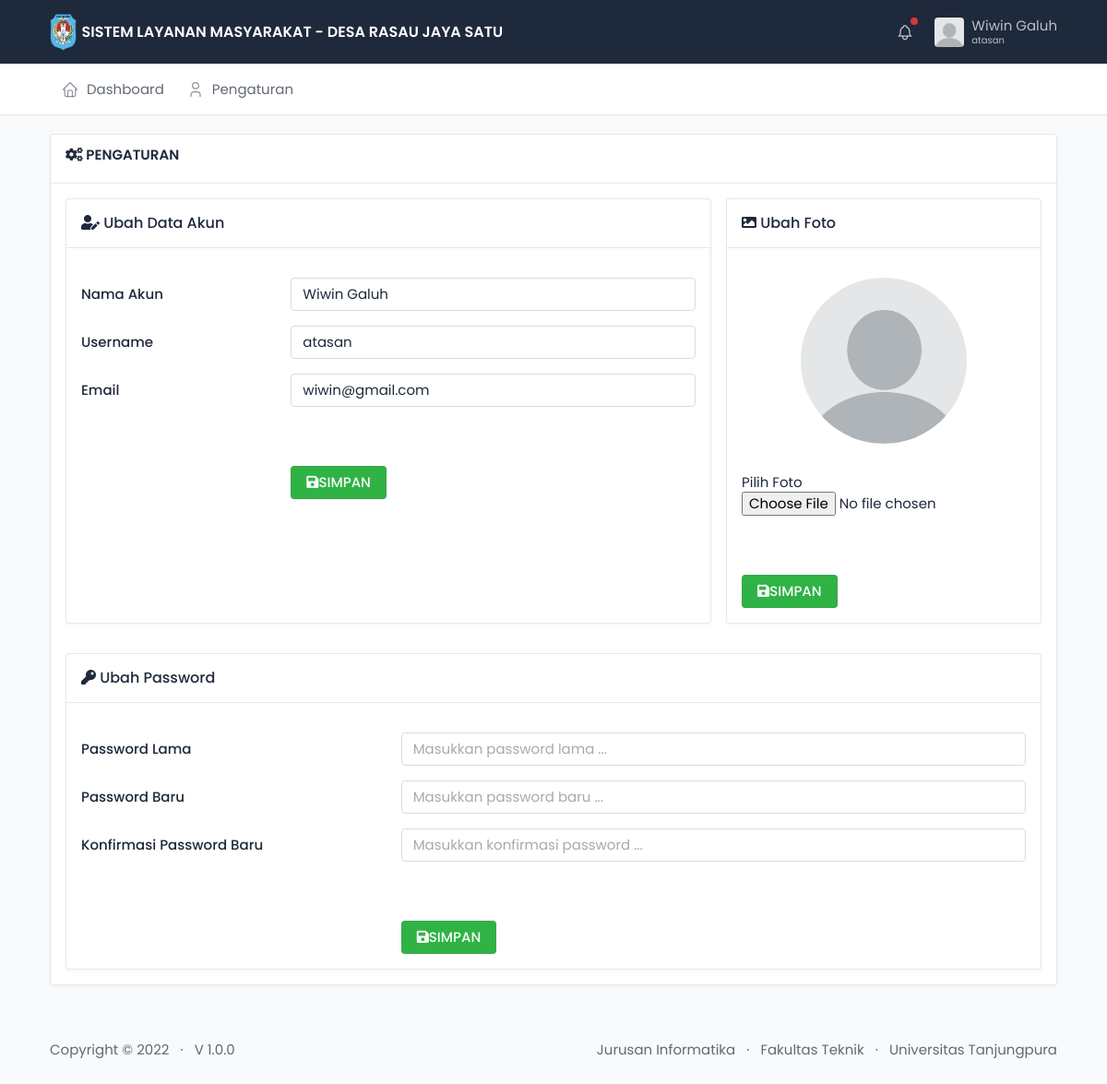
/index.php?p=pengaturan (signed in), run on the app's committed database.
### tables this page shows
CREATE TABLE `tb_user` (
  `id_user` int(11) NOT NULL,
  `username` text NOT NULL,
  `password` text NOT NULL,
  `level` enum('operator','atasan') NOT NULL,
  `nama_lengkap` text NOT NULL,
  `email` text,
  `no_hp` varchar(20) DEFAULT NULL,
  `foto` text,
  `last_login` datetime DEFAULT NULL,
  `create_datetime` datetime NOT NULL DEFAULT CURRENT_TIMESTAMP,
  `status` enum('0','1') NOT NULL DEFAULT '1'
);

### index.php (the view, shortened to what this page needs)
<?php
require "./config/function.php";
if (empty($_SESSION["logged_in"])) {
	header("Location: login.php");
	exit;
} else {
	$id_user = $_SESSION['id_user'];
	$query_data_user_login = "SELECT * FROM tb_user WHERE id_user='$id_user'";
	$data_data_user_login = $db_connect->prepare($query_data_user_login);
	$data_data_user_login->execute();
	if ($row = $data_data_user_login->fetch(PDO::FETCH_ASSOC)) {
		$username = $row['username'];
		$user_nama = $row['nama_lengkap'];
		$user_email = $row['email'];
		$user_foto = $row['foto'];
	}
}
?>
<!doctype html>
<html lang="en">
<head>
	<link href="dist/css/tabler.min.css" rel="stylesheet" />
	<link href="dist/css/tabler-flags.min.css" rel="stylesheet" />
	<link href="dist/css/tabler-payments.min.css" rel="stylesheet" />
	<link href="dist/css/tabler-vendors.min.css" rel="stylesheet" />
	<link rel="stylesheet" href="dist/libs/select2/css/select2.min.css">
	<link rel="stylesheet" href="dist/libs/select2-bootstrap4-theme/select2-bootstrap4.min.css">
	<link rel="stylesheet" href="dist/libs/datatables-bs4/css/dataTables.bootstrap4.min.css">
	<link rel="stylesheet" href="dist/libs/datatables-responsive/css/responsive.bootstrap4.min.css">
	<link rel="stylesheet" href="https://cdnjs.cloudflare.com/ajax/libs/font-awesome/5.15.4/css/all.min.css" />
	<link rel="stylesheet" href="https://cdnjs.cloudflare.com/ajax/libs/limonte-sweetalert2/7.33.1/sweetalert2.min.css">
	<link rel="stylesheet" href="https://cdnjs.cloudflare.com/ajax/libs/toastr.js/latest/toastr.min.css" />
	<link href="dist/css/demo.min.css" rel="stylesheet" />
</head>
<body class="antialiased">
	<div class="wrapper">
		<div class="sticky-top">
			<header class="navbar navbar-expand-md navbar-dark sticky-top d-print-none">
				<div class="container-xl">
					<h1 class="navbar-brand navbar-brand-autodark d-none-navbar-horizontal pe-0 pe-md-3">
						<a href="./" style="text-decoration: none;">
							<div class="d-flex align-items-center">
								<img src="assets/images/logo-kuburaya.png" style="height: 40px; margin-right: 5px;">
								<div class="d-none d-lg-block">
									SISTEM LAYANAN MASYARAKAT - DESA RASAU JAYA SATU
								</div>
							</div>
						</a>
					</h1>
					<div class="navbar-nav flex-row order-md-last">
						<div class="nav-item dropdown me-3">
							<a href="#" class="nav-link px-0" data-bs-toggle="dropdown" tabindex="-1" aria-label="Show notifications">
								<span class="badge bg-red"></span>
							</a>
						</div>
						<div class="nav-item dropdown">
							<a href="#" class="nav-link d-flex lh-1 text-reset p-0" data-bs-toggle="dropdown" aria-label="Open user menu">
								<span class="avatar avatar-sm" style="background-image: url('<?= (empty($user_foto)) ? 'assets/images/noimg.png' : 'assets/images/profil/' . $user_foto; ?>')"></span>
								<div class="d-none d-xl-block ps-2 pt-3">
									<div>
										<?= $user_nama; ?>
									</div>
									<p class="mt-1 text-muted" style="font-size: 10px;">
										<?= $username; ?>
									</p>
								</div>
							</a>
						</div>
					</div>
				</div>
			</header>
			<div class="navbar-expand-md d-xl-block d-lg-block d-md-block d-sm-none d-xs-none">
				<div class="collapse navbar-collapse" id="navbar-menu">
					<div class="navbar navbar-light ">
						<div class="container-xl">
							<ul class="navbar-nav">
								<li class="nav-item">
									<a class="nav-link" href="./">
										<span class="nav-link-icon d-md-none d-lg-inline-block">
										</span>
										<span class="nav-link-title">
											Dashboard
										</span>
									</a>
								</li>
								<li class="nav-item">
									<a class="nav-link" href="index.php?p=pengaturan">
										<span class="nav-link-icon d-md-none d-lg-inline-block">
										</span>
										<span class="nav-link-title">
											Pengaturan
										</span>
									</a>
								</li>
							</ul>
						</div>
					</div>
				</div>
			</div>
		</div>
		<div class="page-wrapper pb-5 pb-lg-2">
			<div class="content-min-height" style="min-height: 72vh;">
				<?php include "content.php"; ?>
			</div>
		</div>
		<footer class="footer footer-transparent d-print-none">
			<div class="container">
				<div class="row text-center align-items-center flex-row-reverse">
					<div class="col-lg-auto ms-lg-auto">
						<ul class="list-inline list-inline-dots mb-0">
							<li class="list-inline-item">
								<a href="https://informatika.untan.ac.id" target="_blank" class="link-secondary" rel="noopener">
									Jurusan Informatika
								</a>
							</li>
							<li class="list-inline-item">
								<a href="https://teknik.untan.ac.id" target="_blank" class="link-secondary" rel="noopener">
									Fakultas Teknik
								</a>
							</li>
							<li class="list-inline-item">
								<a href="https://untan.ac.id" target="_blank" class="link-secondary" rel="noopener">
									Universitas Tanjungpura
								</a>
							</li>
						</ul>
					</div>
					<div class="col-12 col-lg-auto mt-3 mt-lg-0">
						<ul class="list-inline list-inline-dots mb-0">
							<li class="list-inline-item">
								Copyright &copy; <?= date("Y"); ?>
							</li>
							<li class="list-inline-item">
								<a href="./changelog.html" class="link-secondary" rel="noopener">V 1.0.0</a>
							</li>
						</ul>
					</div>
				</div>
			</div>
		</footer>
	</div>
</body>
</html>

### content/pengaturan/views.php (shortened to what this page needs)
<div class="page-body">
	<div class="container-xl">
		<div class="row row-deck row-cards">
			<div class="col-lg-12">
				<div class="card">
					<div class="card-header">
						<h4>
							<i class="fa fa-cogs"></i>
							PENGATURAN
						</h4>
					</div>
					<div class="card-body">
						<div class="row">
							<div class="col-md-8 mb-3">
								<div class="card h-100">
									<div class="card-header">
										<h5 class="card-title">
											<i class="fa fa-user-edit"></i> Ubah Data Akun
										</h5>
									</div>
									<div class="card-body">
										<form action="" method="POST" enctype="multipart/form-data">
											<div class="form-group row mt-3">
												<label for="nama_lengkap" class="col-sm-4 col-form-label">
													Nama Akun
												</label>
												<div class="col-sm-8">
													<input type="text" class="form-control" id="nama_lengkap" name="nama_lengkap" placeholder="Masukkan nama akun ..." value="<?= $user_nama; ?>">
												</div>
											</div>
											<div class="form-group row mt-3">
												<label for="username" class="col-sm-4 col-form-label">
													Username
												</label>
												<div class="col-sm-8">
													<input type="text" class="form-control" id="username" name="username" placeholder="Masukkan username ..." value="<?= $username; ?>">
												</div>
											</div>
											<div class="form-group row mt-3">
												<label for="email" class="col-sm-4 col-form-label">
													Email
												</label>
												<div class="col-sm-8">
													<input type="email" class="form-control" id="email" name="email" placeholder="Masukkan email ..." value="<?= $user_email; ?>">
												</div>
											</div>
											<div class="form-group row mt-3 mt-5">
												<div class="col-sm-8 offset-4">
													<button type="submit" name="ubah_nama_username" class="btn btn-success pl-4 pr-4">
														<i class="fa fa-save"></i> SIMPAN
													</button>
												</div>
											</div>
										</form>
									</div>
								</div>
							</div>
							<div class="col-md-4 mb-3">
								<div class="card h-100">
									<div class="card-header">
										<h5 class="card-title">
											<i class="fa fa-image"></i> Ubah Foto
										</h5>
									</div>
									<div class="card-body">
										<form action="" method="POST" enctype="multipart/form-data">
											<div class="form-group row mt-3 justify-content-center">
												<div class="col-12 text-center">
													<img id="fotobaru" src="<?= (empty($user_foto)) ? 'assets/images/noimg.png' : 'assets/images/profil/' . $user_foto; ?>" style="height: 180px; width: 180px; border-radius: 50%; object-fit: cover;">
												</div>
												<div class="col-sm-12 mt-4 d-flex align-items-center">
													<div class="custom-file">
														<label class="custom-file-label" for="foto">Pilih Foto</label>
														<input type="file" class="custom-file-input" id="foto" name="foto" onchange="readURL(this)" required>
													</div>
												</div>
											</div>
											<div class="form-group row mt-3 mt-5">
												<div class="col-sm-12">
													<button type="submit" name="ubah_foto" class="btn btn-success pl-4 pr-4">
														<i class="fa fa-save"></i> SIMPAN
													</button>
												</div>
											</div>
										</form>
									</div>
								</div>
							</div>
							<div class="col-md-12 mt-3">
								<div class="card">
									<div class="card-header">
										<h5 class="card-title">
											<i class="fa fa-key"></i> Ubah Password
										</h5>
									</div>
									<div class="card-body">
										<form action="" method="POST" enctype="multipart/form-data">
											<div class="form-group row mt-3">
												<label for="password_lama" class="col-sm-4 col-form-label">
													Password Lama
												</label>
												<div class="col-sm-8">
													<input type="password" class="form-control" id="password_lama" name="password_lama" placeholder="Masukkan password lama ...">
												</div>
											</div>
											<div class="form-group row mt-3">
												<label for="password_baru" class="col-sm-4 col-form-label">
													Password Baru
												</label>
												<div class="col-sm-8">
													<input type="password" class="form-control" id="password_baru" name="password_baru" placeholder="Masukkan password baru ...">
												</div>
											</div>
											<div class=" form-group row mt-3">
												<label for="konfirmasi_password" class="col-sm-4 col-form-label">
													Konfirmasi Password Baru
												</label>
												<div class="col-sm-8">
													<input type="password" class="form-control" id="konfirmasi_password" name="konfirmasi_password" placeholder="Masukkan konfirmasi password ...">
												</div>
											</div>
											<div class=" form-group row mt-3 mt-5">
												<div class="col-sm-8 offset-4">
													<button type="submit" name="ubah_password" class="btn btn-success pl-4 pr-4">
														<i class="fa fa-save"></i> SIMPAN
													</button>
												</div>
											</div>
										</form>
									</div>
								</div>
							</div>
						</div>
					</div>
				</div>
			</div>
		</div>
	</div>
</div>

### index.php (style rules this page uses)
*, html, body { font-family: 'Poppins', sans-serif; }

### data on the page
tb_user: nama_lengkap "Wiwin Galuh", username "atasan", email "wiwin@gmail.com"
